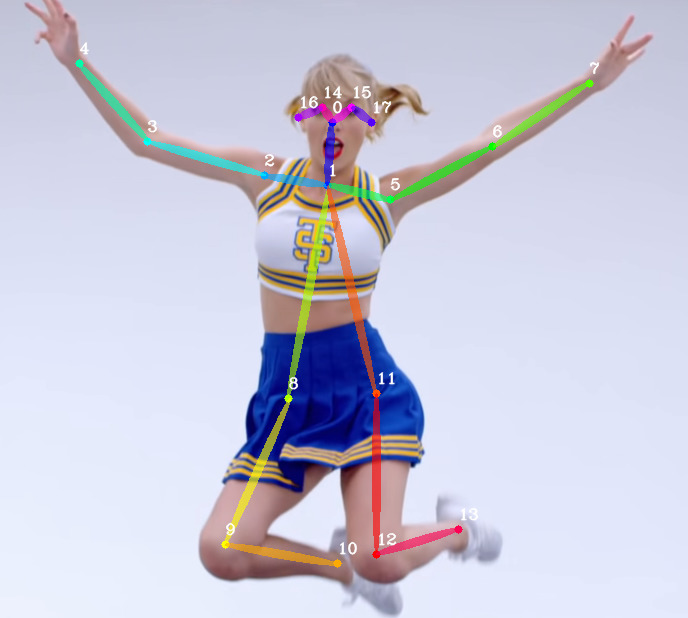
#> input picture data/shake_it_off.jpg, 688 x 618 px, given in place of e.jpeg, which was not available
$ python move.py
#> lines starting #> are read from the running program, lines starting #| are printed output that depends on the picture; after the words box and inside, x2 and y2 are one past the last pixel; in counts of white or black regions, pixels touching at a corner belong together; pictures that were not available may be replaced by others from this repository, and a replacement may not be noted
import cv2
import numpy as np


class Object:
    def __init__(self, start_x=100, start_y=100, size=50):

#> called with start_x = 100, start_y = 100, size = 50
        self.logo_org = cv2.imread('e.jpeg')
#> self.logo_org is the input picture: shape (618, 688, 3); mean B, G, R 217.8, 200.1, 200.3
        self.size = size
        self.logo = cv2.resize(self.logo_org, (size, size))
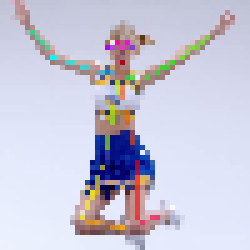
#> self.logo: shape (50, 50, 3) (shown 5 times larger); mean B, G, R 217.3, 199.9, 200.7
        img2gray = cv2.cvtColor(self.logo, cv2.COLOR_BGR2GRAY)
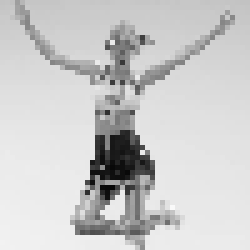
#> img2gray: shape (50, 50) (shown 5 times larger); min 7, max 249, mean 202.2
        _, logo_mask = cv2.threshold(img2gray, 1, 255, cv2.THRESH_BINARY)
#> logo_mask: shape (50, 50); every value is 255
        self.logo_mask = logo_mask
        self.x = start_x
        self.y = start_y
        self.on_mask = False

    def insert_object(self, frame):
        roi = frame[self.y:self.y + self.size, self.x:self.x + self.size]
        roi[np.where(self.logo_mask)] = 0
        roi += self.logo

    def update_position(self, mask):
        height, width = mask.shape
        roi = mask[self.y:self.y + self.size, self.x:self.x + self.size]
        check = np.any(roi[np.where(self.logo_mask)])
        if check:
            best_delta_x = 0
            best_delta_y = 0
            best_fit = np.inf
            for _ in range(8):
                delta_x = np.random.randint(-15, 15)
                delta_y = np.random.randint(-15, 15)
                if self.y + self.size + delta_y > height or self.y + delta_y < 0 or \
                        self.x + self.size + delta_x > width or self.x + delta_x < 0:
                    continue
                roi = mask[self.y + delta_y:self.y + delta_y + self.size, self.x + delta_x:self.x + delta_x + self.size]
                check = np.count_nonzero(roi[np.where(self.logo_mask)])
                if check == 0:
                    self.x += delta_x
                    self.y += delta_y
                    return
                elif check < best_fit:
                    best_fit = check
                    best_delta_x = delta_x
                    best_delta_y = delta_y
            if best_fit < np.inf:
                self.x += best_delta_x
                self.y += best_delta_y
                return

cap = cv2.VideoCapture(0)
cap.set(cv2.CAP_PROP_FRAME_WIDTH, 640)
cap.set(cv2.CAP_PROP_FRAME_HEIGHT, 480)
background_subtractor = cv2.createBackgroundSubtractorMOG2()
obj = Object()

while True:
    _, frame = cap.read()
    frame = cv2.flip(frame, 1)
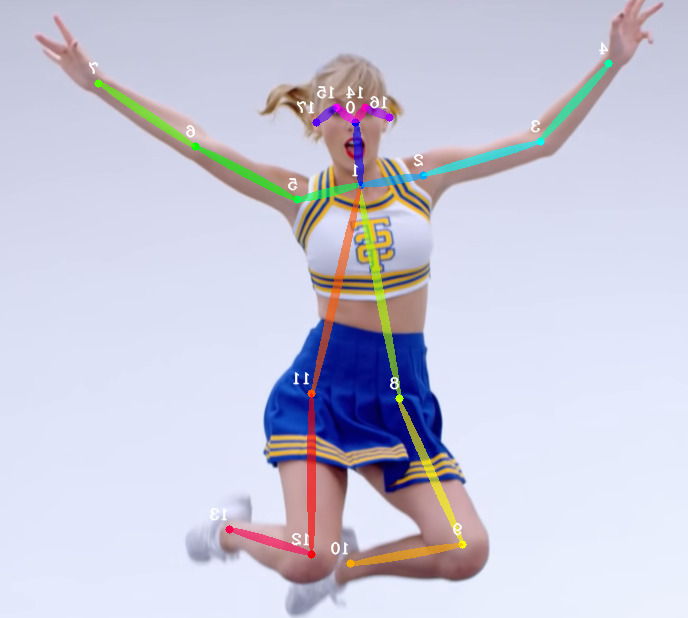
#> frame: shape (618, 688, 3); mean B, G, R 217.8, 200.1, 200.3
    fg_mask = background_subtractor.apply(frame)
#> fg_mask: shape (618, 688); every value is 127
    _, fg_mask = cv2.threshold(fg_mask, 250, 255, cv2.THRESH_BINARY)
#> fg_mask: shape (618, 688); every value is 0

    obj.update_position(fg_mask)
#> in update_position, `roi = mask[self.y:self.y + self.size, self.x:self.x + self.size]`: roi: shape (50, 50); every value is 0
#> in update_position, `check = np.any(roi[np.where(self.logo_mask)])`: check = False
    obj.insert_object(frame)
#> in insert_object, `roi = frame[self.y:self.y + self.size, self.x:self.x + self.size]`:
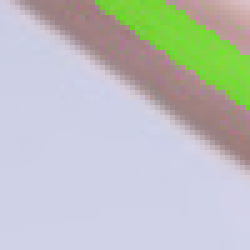
#> roi: shape (50, 50, 3) (shown 5 times larger); mean B, G, R 191.1, 193, 189.4
#> in insert_object, `roi[np.where(self.logo_mask)] = 0`: roi: shape (50, 50, 3); every value is 0
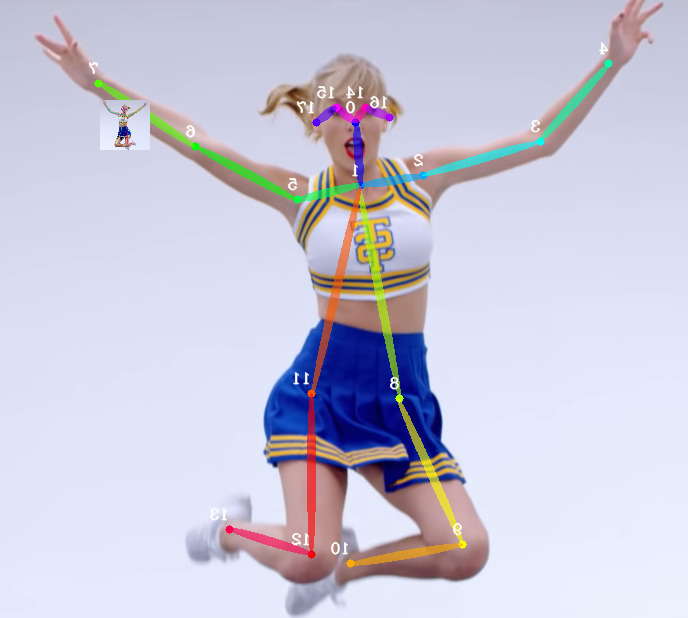
#> frame: shape (618, 688, 3); 0.59% of pixels changed, all inside (x1, y1, x2, y2) = (100, 100, 150, 150)
    cv2.imshow('WebCam', frame)
    if cv2.waitKey(1) == ord('q'):
#> (key q is pressed here)
        break
cap.release()
cv2.destroyAllWindows()
